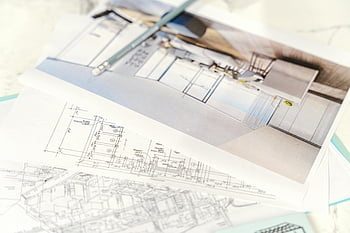
#> input picture felix-gray-reference9/assets/images/blueprint_cad.jpg, 350 x 233 px
$ python -i render_video.py   (imports and definitions only)
#> lines starting #> are read from the running program, lines starting #| are printed output that depends on the picture
#> further down, picture is the input picture: PIL image 350x233 RGB; mean R, G, B 225.3, 222.9, 216.3
#!/usr/bin/env python3
"""
Renders `felix-gray-reference9-9x16.mp4` (1080x1920, 30.00 fps, 54.85s) from
`video brut 9.mp4`, integrating:
  1. `reference9.mp4` visual & motion language
  2. `MOTION-DESIGN.md` (`cubic-bezier(0.2, 0.8, 0.2, 1.0)`, `[data-reveal]`
     `translateY(14px) -> 0`, 60ms stagger, 180ms/300ms/480ms/720ms rhythm)
  3. Installed Claude 3D & Motion Design Skills (`.claude/skills/`):
     - `video-shotcraft/recipes/basic-3d-scene.md`:
       True 3D camera pose `camera = stepTransform.inverse()` with 3D perspective
       homography `(rx, ry, rz)`, `hop` flight arc `sin(pi * p)`, `1.5%` slow hold
       drift, and 70 3D world-space particles with depth-of-field (`opacity 0.22–1.0`,
       `blur 0–6px`).
     - `threejs-camera-controls-and-rigs`: Exact 3x3 projective homography solver
       (`warp_plane_3d`) for true 3D perspective foreshortening on 3D planes/cards.
     - `threejs-bloom` & `threejs-ambient-contact-shading`: Multi-octave selective
       HDR optical bloom + ambient contact shadows under 3D cards, pills, and
       extruded 3D architectural monoliths.
     - `motion-design` & `video-talkcraft`: Log-space camera zoom interpolation +
       continuous micro-drift (`+1.8%`) so no frame is ever frozen.
"""
import argparse
import math
import os
import subprocess
import sys
import numpy as np
from PIL import Image, ImageDraw, ImageFilter, ImageFont

sys.path.insert(0, "/home/user/COOL-backup/.claude/skills/motion-code-harvester/scripts")
from motion_engine import (
    expo_out,
    power3_in,
    power4_in,
    power4_out,
    nudge_curve_3phase,
    waterfall_word_state,
    swipe_clip_reveal,
    zoom_through_seam,
    cut_the_curve_seam,
    rack_focus_blur_cut,
)

W, H = 1080, 1920
FPS = 30.0
DURATION = 54.85
TOTAL_FRAMES = int(round(DURATION * FPS))

# Rhythm benchmarks from MOTION-DESIGN.md
MOTION_FAST = 0.180      # 180ms (hover/focus/active feedback: 100–220ms)
MOTION_STATE = 0.300     # 300ms (state transition or small reveal: 220–400ms)
MOTION_ENTER = 0.480     # 480ms (--motion-enter primary reveal: 400–650ms)
MOTION_SEQUENCE = 0.720  # 720ms (narrative camera pan / SVG trace: 500–900ms)
MOTION_STAGGER = 0.060   # 60ms  (secondary element cascade stagger: 40–80ms)
REVEAL_OFFSET_Y = 28     # 14px CSS -> 28px at 1080x1920 retina scale

FONT_BASE = "/tmp/work_cache/fonts/node_modules/@expo-google-fonts"
INTER_REG = f"{FONT_BASE}/inter/400Regular/Inter_400Regular.ttf"
INTER_MED = f"{FONT_BASE}/inter/600SemiBold/Inter_600SemiBold.ttf"
INTER_BOLD = f"{FONT_BASE}/inter/700Bold/Inter_700Bold.ttf"
JAKARTA_BOLD = f"{FONT_BASE}/plus-jakarta-sans/700Bold/PlusJakartaSans_700Bold.ttf"
MONTSERRAT_BLACK_IT = f"{FONT_BASE}/montserrat/900Black_Italic/Montserrat_900Black_Italic.ttf"
BEBAS_REG = f"{FONT_BASE}/bebas-neue/400Regular/BebasNeue_400Regular.ttf"
MONO_MED = f"{FONT_BASE}/dm-mono/500Medium/DMMono_500Medium.ttf"

_FONT_CACHE = {}


# [6 lines left out: function get_font, not called in this run]


def clamp(v, lo=0.0, hi=1.0):
    return max(lo, min(hi, v))


# [19 lines left out: function cubic_bezier_cool, not called in this run]


def data_reveal(age: float, duration: float = MOTION_ENTER, offset_y: float = REVEAL_OFFSET_Y):
    p = cubic_bezier_cool(age / max(0.001, duration))
    return p, (1.0 - p) * offset_y


# ---------------------------------------------------------------------------
# True 3D Perspective Homography & 3D World Particle System
# (From `.claude/skills/threejs-camera-controls-and-rigs` & `basic-3d-scene.md`)
# ---------------------------------------------------------------------------
# [70 lines left out: functions _find_perspective_coeffs, warp_plane_3d, not called in this run]


def apply_selective_bloom(img: Image.Image, threshold: int = 212, strength: float = 0.32) -> Image.Image:
    """
    Scene-linear selective HDR bloom (`threejs-bloom/SKILL.md`):
    extracts pixels above `threshold` and adds a two-octave optical point-spread glare.
    """
#> called with threshold = 212, strength = 0.32
    arr = np.array(img.convert("RGBA"), dtype=np.float32)
    rgb = arr[:, :, :3]
    luma = 0.2126 * rgb[:, :, 0] + 0.7152 * rgb[:, :, 1] + 0.0722 * rgb[:, :, 2]
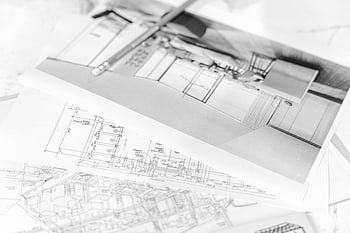
#> luma: shape (233, 350) float32; min 2.34, max 255, mean 222.9
    mask = np.clip((luma - threshold) / max(1.0, 255.0 - threshold), 0.0, 1.0)[:, :, None]
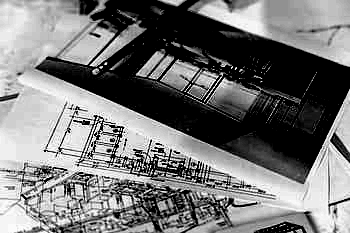
#> mask: shape (233, 350, 1) float32; min 0, max 1, mean 0.466
    bright = (rgb * mask).astype(np.uint8)
    b_im = Image.fromarray(bright, mode="RGB")
    g1 = np.array(b_im.filter(ImageFilter.GaussianBlur(radius=8)), dtype=np.float32)
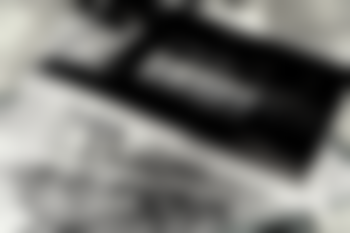
#> g1: shape (233, 350, 3) float32; mean R, G, B 114.1, 113.8, 110.2
    g2 = np.array(b_im.filter(ImageFilter.GaussianBlur(radius=22)), dtype=np.float32)
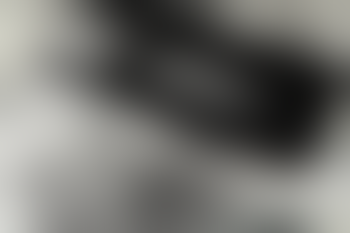
#> g2: shape (233, 350, 3) float32; mean R, G, B 114.3, 113.9, 110.3
    glare = (g1 * 0.65 + g2 * 0.55) * strength
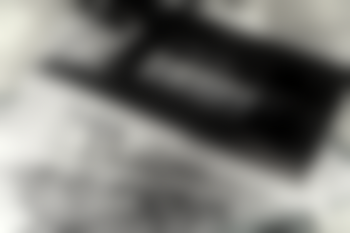
#> glare: shape (233, 350, 3) float32; mean R, G, B 43.8, 43.7, 42.3; drawn with min black and max white
    arr[:, :, :3] = np.clip(rgb + glare, 0.0, 255.0)
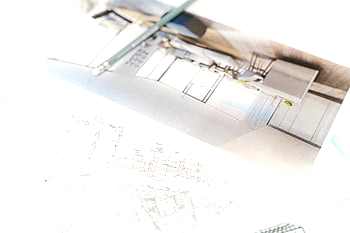
#> arr: shape (233, 350, 4) float32; mean R, G, B, A 239.7, 237.7, 235.7, 255.2
    return Image.fromarray(arr.astype(np.uint8), mode="RGBA")


# 70 deterministic 3D world-space dust particles (`basic-3d-scene.md`: 70 particles in world space)
_WORLD_PARTICLES_70 = None


# [53 lines left out: functions get_world_particles_70, draw_progressive_polyline, not called in this run]


# ---------------------------------------------------------------------------
# Color Grade, Log-Space Camera Micro-Drift & Anamorphic Light Leaks
# ---------------------------------------------------------------------------
TALKING_SEGMENTS = [
    (5.65, 8.30),
    (14.10, 17.30),
    (20.55, 26.85),
    (30.35, 35.30),
    (38.45, 43.40),
    (43.40, 48.95),
]


# [28 lines left out: functions apply_log_camera_drift, grade_talking_head, not called in this run]


_LIGHT_LEAK_BLUE = None
_LIGHT_LEAK_RED = None


# [45 lines left out: functions get_light_leaks, apply_light_leak, not called in this run]


# ---------------------------------------------------------------------------
# Technical Viewfinder / Film-HUD Overlay
# ---------------------------------------------------------------------------
_HUD_DARK_CACHE = None
_HUD_LIGHT_CACHE = None


# [813 lines left out: functions get_hud_overlay, render_zspace_opening, render_dark_spotlight_hud, render_cream_portal_pills, draw_wireframe_cursor, render_dark_selection_and_stamp and 1 more, not called in this run]


# ---------------------------------------------------------------------------
# Talking-Head Lower-Case Minimalist Tight-Tracked Chest Subtitles
# ---------------------------------------------------------------------------
TALKING_SUBTITLES = [
    (5.70, 6.95, [[("so", 5.70), ("i'd", 5.82), ("always", 5.95), ("been", 6.20), ("aware", 6.40)]]),
    (6.95, 8.30, [[("of", 6.98), ("the", 7.12), ("construction", 7.30)], [("sector.", 7.75)]]),
    (14.12, 15.35, [[("he", 14.15), ("used", 14.28), ("to", 14.42), ("take", 14.55), ("me", 14.70)], [("onto", 14.85), ("sites", 15.02)]]),
    (15.35, 17.28, [[("and", 15.40), ("i", 15.55), ("used", 15.70), ("to", 15.88), ("be", 16.02)], [("like", 16.22), ("a", 16.42), ("helper.", 16.58)]]),
    (20.58, 22.15, [[("i", 20.60), ("was", 20.75), ("quite", 20.92), ("artistic", 21.10)], [("at", 21.42), ("school,", 21.58)]]),
    (22.15, 23.95, [[("and", 22.18), ("i", 22.32), ("obviously", 22.48)], [("wanted", 22.85), ("to", 23.18), ("try", 23.40)]]),
    (23.95, 25.65, [[("and", 24.00), ("use", 24.30), ("those", 24.65)], [("skills.", 24.95)]]),
    (25.65, 26.85, [[("happened", 25.72), ("upon", 26.15)]]),
    (30.38, 32.05, [[("and", 30.40), ("the", 30.55), ("more", 30.72), ("i", 30.92)], [("investigated", 31.25)]]),
    (32.05, 33.30, [[("and", 32.08), ("looked", 32.22), ("into", 32.48), ("it,", 32.72)]]),
    (33.30, 35.28, [[("it", 33.32), ("became", 33.52), ("very", 33.85)], [("appealing", 34.18), ("to", 34.62), ("me.", 34.80)]]),
    (38.48, 40.35, [[("and", 38.55), ("having", 39.10), ("a", 39.65)]]),
    (40.35, 42.15, [[("management", 40.45), ("role", 41.15)], [("as", 41.55), ("well,", 41.75)]]),
    (42.15, 43.38, [[("and", 42.18), ("driving", 42.38)], [("the", 42.75), ("process", 42.95)]]),
    (43.42, 45.45, [[("really", 43.65), ("appealed", 44.25)], [("to", 44.85), ("me", 45.10)]]),
    (45.45, 47.08, [[("from", 45.50), ("a", 45.80), ("very", 46.00)], [("early", 46.35), ("age.", 46.65)]]),
    (47.08, 48.92, [[("so", 47.12), ("i", 47.35), ("think", 47.52)], [("i", 47.78), ("even", 47.95), ("said", 48.20)]]),
]


# [120 lines left out: functions render_talking_subtitle, render_metallic_chrome_text, render_pullback_window_finale, not called in this run]


# ---------------------------------------------------------------------------
# B-Roll Video & Downloaded Image 3D Card Compositor
# (.claude/skills/broll-media-fetcher + videographer-broll + paper-cut-motion)
# ---------------------------------------------------------------------------
_BROLL_CLIPS_CACHE = None
_BROLL_IMAGES_CACHE = None


# [236 lines left out: functions _load_broll_assets, render_3d_broll_card, composite_broll_inserts, _render_scene_layer_ref9, not called in this run]


SEAM_WINDOWS_REF9 = [
    (5.65, 0.34, "inverse_zoom"),
    (8.30, 0.32, "zoom_in"),
    (14.10, 0.34, "cut_left"),
    (20.55, 0.34, "rack_focus"),
    (30.35, 0.34, "inverse_zoom"),
    (38.45, 0.34, "rack_focus"),
]


# [149 lines left out: functions render_frame, build_preview_grid, render_full_video, not called in this run]


# [15 lines not run here, left out]

>>> from PIL import Image
>>> picture = Image.open('../assets/images/blueprint_cad.jpg')
>>> result = apply_selective_bloom(picture)
